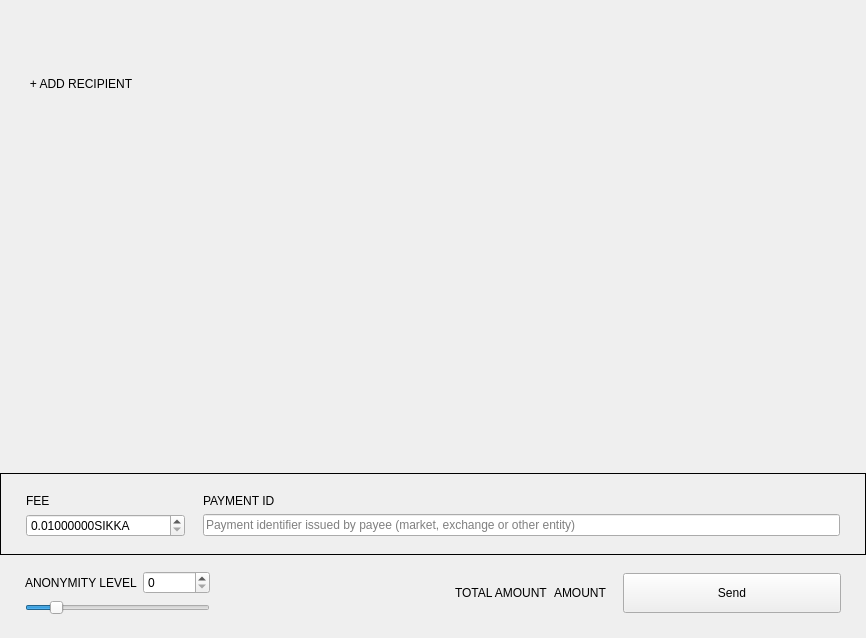
<?xml version="1.0" encoding="UTF-8"?>
<ui version="4.0">
 <class>SendFrame</class>
 <widget class="QFrame" name="SendFrame">
  <property name="geometry">
   <rect>
    <x>0</x>
    <y>0</y>
    <width>866</width>
    <height>638</height>
   </rect>
  </property>
  <property name="windowTitle">
   <string>Frame</string>
  </property>
  <property name="frameShape">
   <enum>QFrame::NoFrame</enum>
  </property>
  <property name="frameShadow">
   <enum>QFrame::Raised</enum>
  </property>
  <layout class="QVBoxLayout" name="verticalLayout">
   <property name="spacing">
    <number>5</number>
   </property>
   <property name="sizeConstraint">
    <enum>QLayout::SetDefaultConstraint</enum>
   </property>
   <property name="leftMargin">
    <number>0</number>
   </property>
   <property name="topMargin">
    <number>0</number>
   </property>
   <property name="rightMargin">
    <number>0</number>
   </property>
   <property name="bottomMargin">
    <number>0</number>
   </property>
   <item>
    <widget class="WalletGui::ResizableScrollArea" name="m_sendScrollarea">
     <property name="enabled">
      <bool>true</bool>
     </property>
     <property name="sizePolicy">
      <sizepolicy hsizetype="MinimumExpanding" vsizetype="Preferred">
       <horstretch>0</horstretch>
       <verstretch>0</verstretch>
      </sizepolicy>
     </property>
     <property name="autoFillBackground">
      <bool>false</bool>
     </property>
     <property name="styleSheet">
      <string notr="true"/>
     </property>
     <property name="frameShape">
      <enum>QFrame::NoFrame</enum>
     </property>
     <property name="sizeAdjustPolicy">
      <enum>QAbstractScrollArea::AdjustToContents</enum>
     </property>
     <property name="widgetResizable">
      <bool>true</bool>
     </property>
     <widget class="QWidget" name="scrollAreaWidgetContents">
      <property name="geometry">
       <rect>
        <x>0</x>
        <y>0</y>
        <width>866</width>
        <height>69</height>
       </rect>
      </property>
      <property name="sizePolicy">
       <sizepolicy hsizetype="Preferred" vsizetype="Preferred">
        <horstretch>0</horstretch>
        <verstretch>0</verstretch>
       </sizepolicy>
      </property>
      <property name="styleSheet">
       <string notr="true"/>
      </property>
      <layout class="QVBoxLayout" name="m_transfersLayout">
       <property name="spacing">
        <number>0</number>
       </property>
       <property name="sizeConstraint">
        <enum>QLayout::SetNoConstraint</enum>
       </property>
       <property name="leftMargin">
        <number>0</number>
       </property>
       <property name="topMargin">
        <number>0</number>
       </property>
       <property name="rightMargin">
        <number>0</number>
       </property>
       <property name="bottomMargin">
        <number>0</number>
       </property>
      </layout>
     </widget>
    </widget>
   </item>
   <item>
    <layout class="QHBoxLayout" name="horizontalLayout_2">
     <property name="spacing">
      <number>0</number>
     </property>
     <item>
      <spacer name="horizontalSpacer_3">
       <property name="orientation">
        <enum>Qt::Horizontal</enum>
       </property>
       <property name="sizeType">
        <enum>QSizePolicy::Fixed</enum>
       </property>
       <property name="sizeHint" stdset="0">
        <size>
         <width>25</width>
         <height>20</height>
        </size>
       </property>
      </spacer>
     </item>
     <item>
      <widget class="WalletGui::WalletNormalLinkLikeButton" name="m_addRecipientButton">
       <property name="cursor">
        <cursorShape>PointingHandCursor</cursorShape>
       </property>
       <property name="focusPolicy">
        <enum>Qt::NoFocus</enum>
       </property>
       <property name="text">
        <string>+ ADD RECIPIENT</string>
       </property>
       <property name="flat">
        <bool>true</bool>
       </property>
      </widget>
     </item>
     <item>
      <spacer name="horizontalSpacer_2">
       <property name="orientation">
        <enum>Qt::Horizontal</enum>
       </property>
       <property name="sizeHint" stdset="0">
        <size>
         <width>478</width>
         <height>17</height>
        </size>
       </property>
      </spacer>
     </item>
    </layout>
   </item>
   <item>
    <spacer name="verticalSpacer_2">
     <property name="orientation">
      <enum>Qt::Vertical</enum>
     </property>
     <property name="sizeType">
      <enum>QSizePolicy::MinimumExpanding</enum>
     </property>
     <property name="sizeHint" stdset="0">
      <size>
       <width>20</width>
       <height>20</height>
      </size>
     </property>
    </spacer>
   </item>
   <item>
    <widget class="QFrame" name="m_sendFeeFrame">
     <property name="frameShape">
      <enum>QFrame::Box</enum>
     </property>
     <property name="frameShadow">
      <enum>QFrame::Plain</enum>
     </property>
     <layout class="QGridLayout" name="gridLayout_2">
      <property name="leftMargin">
       <number>25</number>
      </property>
      <property name="topMargin">
       <number>20</number>
      </property>
      <property name="rightMargin">
       <number>25</number>
      </property>
      <property name="bottomMargin">
       <number>17</number>
      </property>
      <property name="horizontalSpacing">
       <number>18</number>
      </property>
      <item row="0" column="0">
       <widget class="WalletGui::WalletNormalGrayTextLabel" name="label_3">
        <property name="text">
         <string>FEE</string>
        </property>
       </widget>
      </item>
      <item row="0" column="1">
       <widget class="WalletGui::WalletNormalGrayTextLabel" name="m_paymentIdTextLabel">
        <property name="text">
         <string>PAYMENT ID</string>
        </property>
       </widget>
      </item>
      <item row="1" column="0">
       <widget class="QDoubleSpinBox" name="m_feeSpin">
        <property name="buttonSymbols">
         <enum>QAbstractSpinBox::UpDownArrows</enum>
        </property>
        <property name="suffix">
         <string notr="true">SIKKA</string>
        </property>
        <property name="decimals">
         <number>8</number>
        </property>
        <property name="minimum">
         <double>0.010000000000000</double>
        </property>
        <property name="maximum">
         <double>999999999.000000000000000</double>
        </property>
        <property name="singleStep">
         <double>0.010000000000000</double>
        </property>
        <property name="value">
         <double>0.010000000000000</double>
        </property>
       </widget>
      </item>
      <item row="1" column="1">
       <widget class="WalletGui::ClearableLineEdit" name="m_paymentIdEdit">
        <property name="styleSheet">
         <string notr="true">[errorState=&quot;true&quot;] {
  border-color: #ef3131;
}</string>
        </property>
        <property name="placeholderText">
         <string>Payment identifier issued by payee (market, exchange or other entity)</string>
        </property>
       </widget>
      </item>
     </layout>
    </widget>
   </item>
   <item>
    <widget class="QFrame" name="m_mixinFrame">
     <property name="frameShape">
      <enum>QFrame::NoFrame</enum>
     </property>
     <property name="frameShadow">
      <enum>QFrame::Raised</enum>
     </property>
     <layout class="QGridLayout" name="gridLayout">
      <property name="leftMargin">
       <number>25</number>
      </property>
      <property name="topMargin">
       <number>11</number>
      </property>
      <property name="rightMargin">
       <number>25</number>
      </property>
      <property name="bottomMargin">
       <number>23</number>
      </property>
      <item row="0" column="2" rowspan="2">
       <widget class="QLabel" name="label">
        <property name="text">
         <string/>
        </property>
       </widget>
      </item>
      <item row="0" column="5" rowspan="2">
       <widget class="WalletGui::WalletExtraNormalBlackTextLabel" name="m_totalAmountLabel">
        <property name="text">
         <string>AMOUNT</string>
        </property>
        <property name="indent">
         <number>0</number>
        </property>
       </widget>
      </item>
      <item row="0" column="1">
       <widget class="QSpinBox" name="m_mixinSpin">
        <property name="maximum">
         <number>999999999</number>
        </property>
       </widget>
      </item>
      <item row="0" column="3" rowspan="2">
       <spacer name="horizontalSpacer">
        <property name="orientation">
         <enum>Qt::Horizontal</enum>
        </property>
        <property name="sizeType">
         <enum>QSizePolicy::Expanding</enum>
        </property>
        <property name="sizeHint" stdset="0">
         <size>
          <width>298</width>
          <height>20</height>
         </size>
        </property>
       </spacer>
      </item>
      <item row="1" column="0" colspan="2">
       <widget class="QSlider" name="m_mixinSlider">
        <property name="maximumSize">
         <size>
          <width>16777215</width>
          <height>16777215</height>
         </size>
        </property>
        <property name="maximum">
         <number>50</number>
        </property>
        <property name="pageStep">
         <number>1</number>
        </property>
        <property name="value">
         <number>7</number>
        </property>
        <property name="tracking">
         <bool>false</bool>
        </property>
        <property name="orientation">
         <enum>Qt::Horizontal</enum>
        </property>
       </widget>
      </item>
      <item row="0" column="7" rowspan="2">
       <widget class="WalletGui::WalletLargeBlueButton" name="m_sendButton">
        <property name="sizePolicy">
         <sizepolicy hsizetype="Fixed" vsizetype="Fixed">
          <horstretch>0</horstretch>
          <verstretch>0</verstretch>
         </sizepolicy>
        </property>
        <property name="minimumSize">
         <size>
          <width>218</width>
          <height>40</height>
         </size>
        </property>
        <property name="maximumSize">
         <size>
          <width>218</width>
          <height>40</height>
         </size>
        </property>
        <property name="focusPolicy">
         <enum>Qt::NoFocus</enum>
        </property>
        <property name="text">
         <string>Send</string>
        </property>
       </widget>
      </item>
      <item row="0" column="4" rowspan="2">
       <widget class="WalletGui::WalletNormalGrayTextLabel" name="label_2">
        <property name="text">
         <string>TOTAL AMOUNT</string>
        </property>
       </widget>
      </item>
      <item row="0" column="0">
       <widget class="WalletGui::WalletNormalGrayTextLabel" name="m_mixinTextLabel">
        <property name="text">
         <string>ANONYMITY LEVEL</string>
        </property>
       </widget>
      </item>
      <item row="0" column="6" rowspan="2">
       <spacer name="horizontalSpacer_4">
        <property name="orientation">
         <enum>Qt::Horizontal</enum>
        </property>
        <property name="sizeType">
         <enum>QSizePolicy::Fixed</enum>
        </property>
        <property name="sizeHint" stdset="0">
         <size>
          <width>10</width>
          <height>20</height>
         </size>
        </property>
       </spacer>
      </item>
     </layout>
    </widget>
   </item>
  </layout>
 </widget>
 <customwidgets>
  <customwidget>
   <class>WalletGui::WalletNormalGrayTextLabel</class>
   <extends>QLabel</extends>
   <header>Gui/Common/WalletTextLabel.h</header>
  </customwidget>
  <customwidget>
   <class>WalletGui::WalletLargeBlueButton</class>
   <extends>QPushButton</extends>
   <header>Gui/Common/WalletBlueButton.h</header>
  </customwidget>
  <customwidget>
   <class>WalletGui::ClearableLineEdit</class>
   <extends>QLineEdit</extends>
   <header>Gui/Common/ClearableLineEdit.h</header>
  </customwidget>
  <customwidget>
   <class>WalletGui::ResizableScrollArea</class>
   <extends>QScrollArea</extends>
   <header>Gui/Common/ResizableScrollArea.h</header>
   <container>1</container>
  </customwidget>
  <customwidget>
   <class>WalletGui::WalletNormalLinkLikeButton</class>
   <extends>QPushButton</extends>
   <header>Gui/Common/WalletLinkLikeButton.h</header>
  </customwidget>
  <customwidget>
   <class>WalletGui::WalletExtraNormalBlackTextLabel</class>
   <extends>QLabel</extends>
   <header>Gui/Common/WalletTextLabel.h</header>
  </customwidget>
 </customwidgets>
 <tabstops>
  <tabstop>m_paymentIdEdit</tabstop>
  <tabstop>m_mixinSlider</tabstop>
  <tabstop>m_sendScrollarea</tabstop>
 </tabstops>
 <resources/>
 <connections>
  <connection>
   <sender>m_sendButton</sender>
   <signal>clicked()</signal>
   <receiver>SendFrame</receiver>
   <slot>sendClicked()</slot>
   <hints>
    <hint type="sourcelabel">
     <x>53</x>
     <y>561</y>
    </hint>
    <hint type="destinationlabel">
     <x>432</x>
     <y>294</y>
    </hint>
   </hints>
  </connection>
  <connection>
   <sender>m_mixinSlider</sender>
   <signal>valueChanged(int)</signal>
   <receiver>SendFrame</receiver>
   <slot>mixinValueChanged(int)</slot>
   <hints>
    <hint type="sourcelabel">
     <x>221</x>
     <y>520</y>
    </hint>
    <hint type="destinationlabel">
     <x>432</x>
     <y>294</y>
    </hint>
   </hints>
  </connection>
  <connection>
   <sender>m_addRecipientButton</sender>
   <signal>clicked()</signal>
   <receiver>SendFrame</receiver>
   <slot>addRecipientClicked()</slot>
   <hints>
    <hint type="sourcelabel">
     <x>78</x>
     <y>414</y>
    </hint>
    <hint type="destinationlabel">
     <x>432</x>
     <y>294</y>
    </hint>
   </hints>
  </connection>
  <connection>
   <sender>m_paymentIdEdit</sender>
   <signal>textChanged(QString)</signal>
   <receiver>SendFrame</receiver>
   <slot>validatePaymentId(QString)</slot>
   <hints>
    <hint type="sourcelabel">
     <x>538</x>
     <y>521</y>
    </hint>
    <hint type="destinationlabel">
     <x>432</x>
     <y>318</y>
    </hint>
   </hints>
  </connection>
  <connection>
   <sender>m_mixinSpin</sender>
   <signal>valueChanged(int)</signal>
   <receiver>SendFrame</receiver>
   <slot>mixinValueChanged(int)</slot>
   <hints>
    <hint type="sourcelabel">
     <x>201</x>
     <y>575</y>
    </hint>
    <hint type="destinationlabel">
     <x>432</x>
     <y>318</y>
    </hint>
   </hints>
  </connection>
 </connections>
 <slots>
  <slot>sendClicked()</slot>
  <slot>clearAllClicked()</slot>
  <slot>addRecipientClicked()</slot>
  <slot>mixinValueChanged(int)</slot>
  <slot>validatePaymentId(QString)</slot>
 </slots>
</ui>
